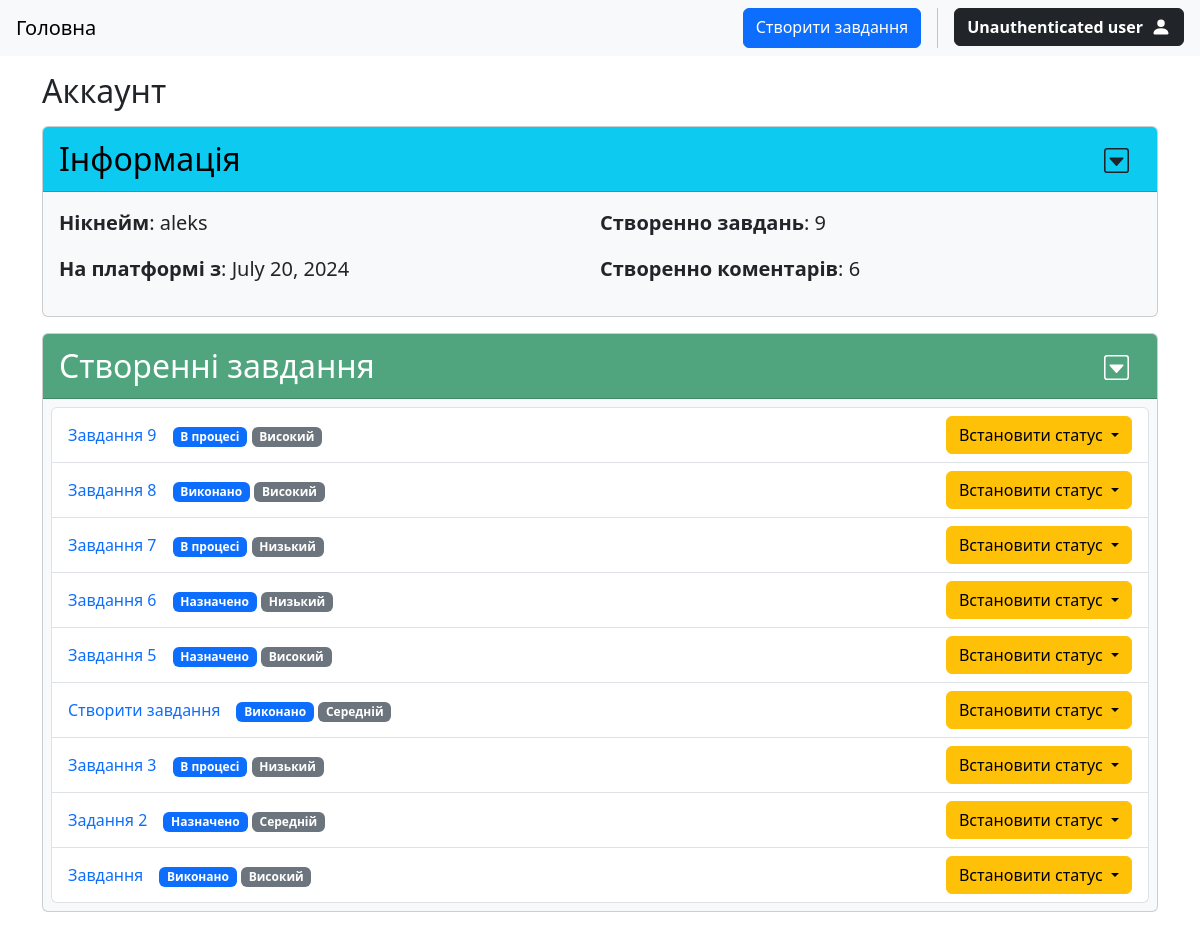
Page /account/aleks on the earlier database version.
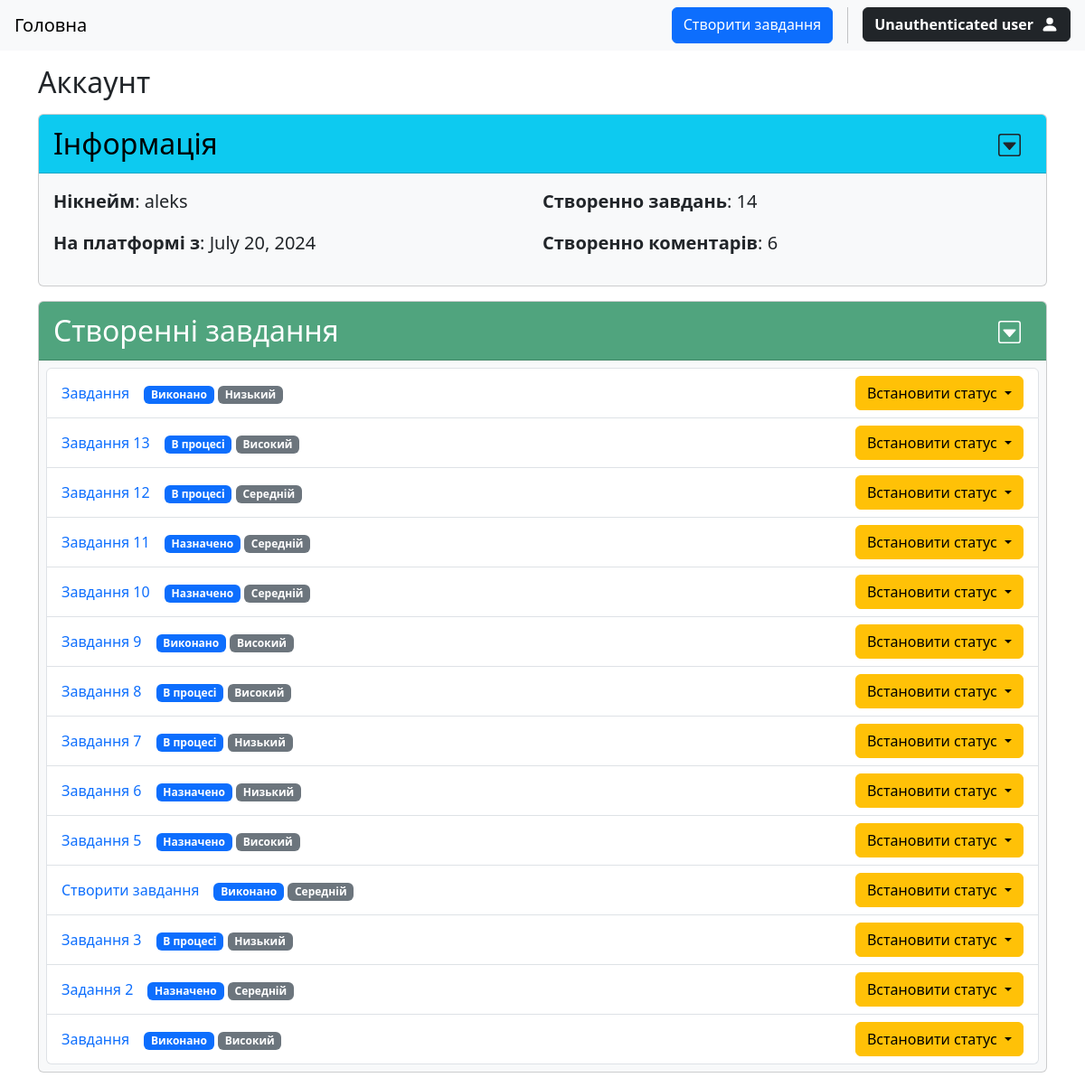
Same page on the later database version.
### tasks/models.py (models this page shows, shortened)
class Task(models.Model):
    STATUS_CHOICES = (
        ("todo", "Назначено"),
        ("in_progress", "В процесі"),
        ("done", "Виконано")
    )
    PRIORITY_CHOICES = (
        ("low", "Низький"),
        ("medium", "Середній"),
        ("high", "Високий")
    )
    title = models.CharField(max_length=256)
    description = models.TextField()
    status = models.CharField(max_length=20, choices=STATUS_CHOICES, default="todo")
    priority = models.CharField(max_length=20, choices=PRIORITY_CHOICES, default="medium")
    due_date = models.DateField(null=True, blank=True)
    author = models.ForeignKey(User, on_delete=models.CASCADE, related_name="tasks")
    created = models.DateTimeField(auto_now_add=True)
    class Meta:
        ordering = ["-created"]

class Comment(models.Model):
    task = models.ForeignKey(Task, on_delete=models.CASCADE, related_name="comments")
    text = models.TextField()
    author = models.ForeignKey(User, on_delete=models.CASCADE, related_name="comments")
    media = models.FileField(upload_to=comment_media_path, blank=True, null=True)
    created_at = models.DateTimeField(auto_now_add=True)
    class Meta:
        ordering = ["-created_at"]

### users/views.py (the view)
# urls.py: path("account/<str:username>", views.UserDetailView.as_view(), name="account"),
class UserDetailView(DetailView):
    model = User
    context_object_name = "user"
    template_name = "users/account.html"
    def get_context_data(self, **kwargs):
        context = super().get_context_data(**kwargs)
        user = self.get_object()
        context["tasks"] = Task.objects.filter(author=user)
        return context
    def get_object(self, *args):
        username = self.kwargs.get("username")
        user = User.objects.get(username=username)
        return user

### templates/users/account.html (shortened to what this page needs)
{% extends 'base.html' %}
{% block content %}
<div class="container my-3">
    <h2>Аккаунт</h2>
    <div class="card bg-light w-100 mt-3">
        <div class="card-header text-bg-info fs-2">
            <div class="d-flex justify-content-between align-items-center">
                <span>Інформація</span>
                <button type="button" data-bs-toggle="collapse" data-bs-target="#info-card" aria-expanded="true" class="btn border-0">
                </button>
            </div>
        </div>
        <div class="collapse show" id="info-card">
            <div class="card-body fs-5">
                <div class="d-flex">
                    <div class="w-50">
                        <p><strong>Нікнейм</strong>: {{user.username}}</p>
                        <p><strong>На платформі з</strong>: {{user.date_joined.date}}</p>
                    </div>
                    <div class="w-50">
                        <p><strong>Створенно завдань</strong>: {{user.tasks.all|length}}</p>
                        <p><strong>Створенно коментарів</strong>: {{user.comments.all|length}}</p>
                    </div>
                </div>
            </div>
        </div>
    </div>
    <div class="card bg-light w-100 mt-3">
        <div class="card-header text-bg-success bg-opacity-75 fs-2">
            <div class="d-flex justify-content-between align-items-center">
                <span>Створенні завдання</span>
                <button type="button" data-bs-toggle="collapse" data-bs-target="#tasks-card" aria-expanded="true" class="btn border-0">
                </button>
            </div>
        </div>
        <div class="collapse show" id="tasks-card">
            <div class="card-body p-2">
                <ul class="list-group">
                    {% for task in tasks %}
                        <li class="list-group-item d-flex justify-content-between align-items-center">
                            <div class="d-flex h-25 gap-3">
                                <a href="{% url 'tasks:task-detail' task.pk %}" class="link link-underline link-underline-opacity-0">{{task.title}}</a>
                                <div>
                                    <span class="badge bg-primary">{{task.get_status_display}}</span>
                                    <span class="badge bg-secondary">{{task.get_priority_display}}</span>
                                </div>
                            </div>
                            <div class="dropdown">
                                <button class="btn btn-warning dropdown-toggle" type="button" data-bs-toggle="dropdown" aria-expanded="false">
                                    Встановити статус
                                </button>
                            </div>
                        </li>
                    {% empty %}
                        <li class="list-group-item text-center">Користувач ще не має створених завдань</li>
                    {% endfor %}
                </ul>
            </div>
        </div>
    </div>
</div>
{% endblock %}

### templates/base.html (shortened to what this page needs)
<!DOCTYPE html>
<html lang="en">
<head>
    <link rel="stylesheet" href="https://cdn.jsdelivr.net/npm/bootstrap@5.3.3/dist/css/bootstrap.min.css">
    {% load static %}
    <link rel="stylesheet" href="{% static 'css/style.css' %}">
<body>
    <nav class="navbar navbar-default navbar-expand-lg navbar-light bg-light sticky-top">
        <div class="d-flex justify-content-between w-100">
            <a href="{% url 'tasks:task-list' %}" class="navbar-brand mx-3">Головна</a>
            <div class="d-flex me-3 gap-3">
                <a href="{% url 'tasks:task-create' %}" class="btn btn-primary">Cтворити завдання</a>
                <div class="dropdown">
                    <button class="btn btn-dark" type="button" data-bs-toggle="dropdown" aria-expanded="false">
                        <div class="d-flex flex-row align-items-center gap-2">
                            {% if request.user.is_authenticated %}
                                {% if request.user.username|length <= 21 %}
                                    {{request.user.username}}
                                {% else %}
                                    {{request.user.username|slice:18}}...
                                {% endif %}
                                <svg xmlns="http://www.w3.org/2000/svg" width="20" height="20" fill="currentColor" class="bi bi-person-fill-lock" viewBox="0 0 16 16">
                                    <path d="M11 5a3 3 0 1 1-6 0 3 3 0 0 1 6 0m-9 8c0 1 1 1 1 1h5v-1a2 2 0 0 1 .01-.2 4.49 4.49 0 0 1 1.534-3.693Q8.844 9.002 8 9c-5 0-6 3-6 4m7 0a1 1 0 0 1 1-1v-1a2 2 0 1 1 4 0v1a1 1 0 0 1 1 1v2a1 1 0 0 1-1 1h-4a1 1 0 0 1-1-1zm3-3a1 1 0 0 0-1 1v1h2v-1a1 1 0 0 0-1-1"/>
                                </svg>
                            {% else %}
                                <strong>Unauthenticated user</strong>
                                <svg xmlns="http://www.w3.org/2000/svg" width="20" height="20" fill="currentColor" class="bi bi-person-fill h-100" viewBox="0 0 16 16">
                                    <path d="M3 14s-1 0-1-1 1-4 6-4 6 3 6 4-1 1-1 1zm5-6a3 3 0 1 0 0-6 3 3 0 0 0 0 6"/>
                                </svg>
                            {% endif %}
                        </div>
                    </button>
                </div>
            </div>
        </div>
    </nav>
    {% block content %}
    {% endblock %}
</body>
</html>

### static/css/style.css (style rules this page uses)
body { word-break: break-all; }

Differences in the rows shown:
added Task: title "Завдання", status "Виконано", priority "Низький"
added Task: title "Завдання 13", status "В процесі", priority "Високий"
added Task: title "Завдання 12", status "В процесі", priority "Середній"
added Task: title "Завдання 11", status "Назначено", priority "Середній"
added Task: title "Завдання 10", status "Назначено", priority "Середній"
changed Task "Завдання 9": status "В процесі" → "Виконано"
changed Task "Завдання 8": status "Виконано" → "В процесі"
Other differences:
{{ user.tasks.all|length }}: "9" → "14"
